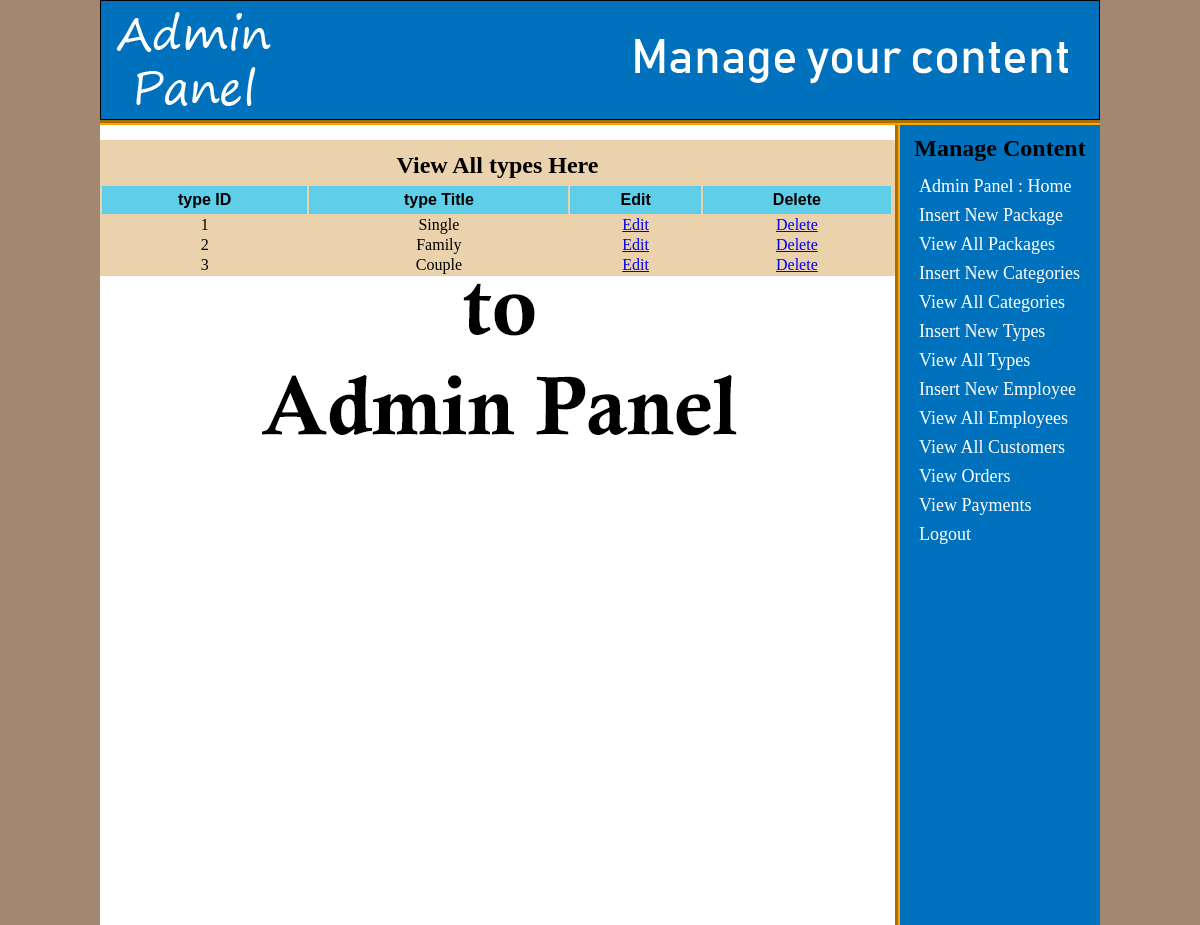
Page /admin_area/index.php?view_types (signed in) on the committed database.
### tables this page shows
CREATE TABLE `types` (
  `type_id` int(100) NOT NULL,
  `type_title` text NOT NULL
);

### admin_area/view_types.php (the view, shortened to what this page needs)
<?php
if (!isset($_SESSION['user_email'])) {
    echo "<script>window.open('login.php?not_admin=You are not an Admin!','_self')</script>";
} else {
    ?>
    <!DOCTYPE html>
    <html lang="en">
    <head>
    </head>
    <body>
        <table width="795" align="center" bgcolor="#EAD2AC">
            <tr align="center">
                <td colspan="6"><h2 style="font-family: Cambria; margin-top: 10px; margin-bottom: 5px;">View All types
                                                                                                        Here</h2></td>
            </tr>
            <tr align="center" bgcolor="#5FCEE8">
                <th id="thfix">type ID</th>
                <th id="thfix">type Title</th>
                <th id="thfix">Edit</th>
                <th id="thfix">Delete</th>
            </tr>
            <?php
            include("includes/db.php");
            $get_type = "select * from types";
            $run_type = mysqli_query($con, $get_type);
            $i = 0;
            while ($row_type = mysqli_fetch_array($run_type)) {
                $type_id = $row_type['type_id'];
                $type_title = $row_type['type_title'];
                $i++;
                ?>
                <tr align="center">
                    <td><?php echo $i; ?></td>
                    <td><?php echo $type_title; ?></td>
                    <td><a href="index.php?edit_type=<?php echo $type_id; ?>">Edit</a></td>
                    <td><a href="delete_type.php?delete_type=<?php echo $type_id; ?>">Delete</a></td>
                </tr>
                <?php
            }
            ?>
        </table>
    </body>
    </html>
    <?php
}
?>

### admin_area/styles/style.css (style rules this page uses)
html, body, div, span, applet, object, iframe, h1, h2, h3, h4, h5, h6, p, blockquote, pre, a, abbr, acronym, address, big, cite, code, del, dfn, em, img, ins, kbd, q, s, samp, small, strike, strong, sub, sup, tt, var, b, u, i, center, dl, dt, dd, ol, ul, li, fieldset, form, label, legend, table, caption, tbody, tfoot, thead, tr, th, td, article, aside, canvas, details, embed, figure, figcaption, footer, header, hgroup, menu, nav, output, ruby, section, summary, time, mark, audio, video { margin: 0; padding: 0; border: 0; vertical-align: baseline; }
body { background: #A28872; }

### admin_area/view_types.php (style rules this page uses)
#thfix { font-family: sans-serif; padding: 5px; }

### rows in the picture
types: type_title "Single"
types: type_title "Family"
types: type_title "Couple"
